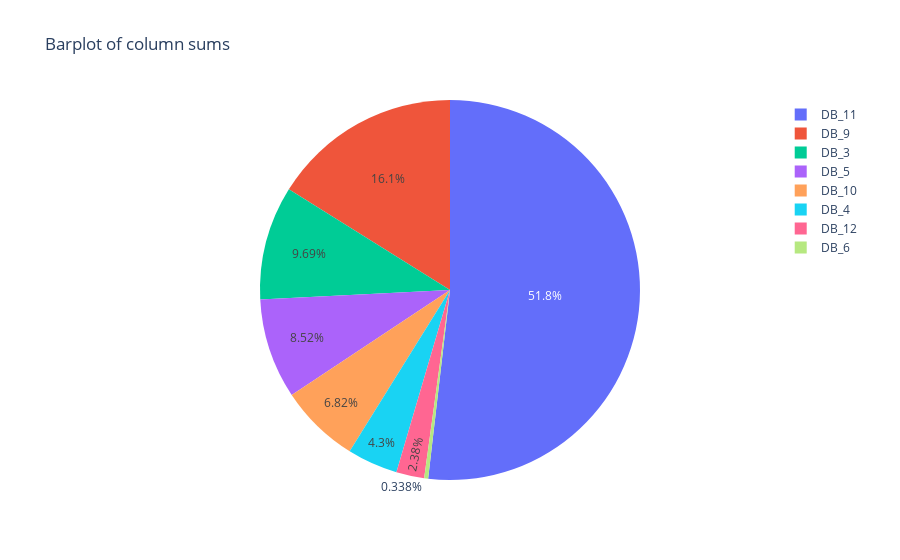

Notebook cell for this chart:
### Code cell
viz_boi.pie_chart_plot()

### Figure 1 — Plotly figure (JSON) as saved in the notebook; plotly's stock layout.template omitted (floating-point values rounded to 4 significant figures)
{"data": [{"labels": ["DB_11", "DB_3", "DB_4", "DB_5", "DB_6", "DB_9", "DB_10", "DB_12"], "type": "pie", "values": [67840.0, 12680.0, 5629.0, 11150.0, 442.3, 21090.0, 8926.0, 3112.0]}], "layout": {"title": {"text": "Barplot of column sums"}}}
